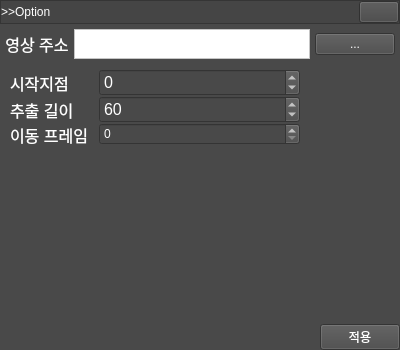
<?xml version="1.0" encoding="UTF-8"?>
<ui version="4.0">
 <class>option_Form</class>
 <widget class="QWidget" name="option_Form">
  <property name="geometry">
   <rect>
    <x>0</x>
    <y>0</y>
    <width>400</width>
    <height>350</height>
   </rect>
  </property>
  <property name="windowTitle">
   <string>Form</string>
  </property>
  <property name="styleSheet">
   <string notr="true">background-color: #494949</string>
  </property>
  <layout class="QGridLayout" name="gridLayout" rowstretch="24,24,268,24" columnstretch="150,50">
   <property name="leftMargin">
    <number>0</number>
   </property>
   <property name="topMargin">
    <number>0</number>
   </property>
   <property name="rightMargin">
    <number>0</number>
   </property>
   <property name="bottomMargin">
    <number>0</number>
   </property>
   <property name="horizontalSpacing">
    <number>0</number>
   </property>
   <property name="verticalSpacing">
    <number>5</number>
   </property>
   <item row="1" column="0" colspan="2">
    <layout class="QHBoxLayout" name="horizontalLayout_3" stretch="70,300,30">
     <property name="spacing">
      <number>5</number>
     </property>
     <property name="leftMargin">
      <number>5</number>
     </property>
     <property name="rightMargin">
      <number>5</number>
     </property>
     <item>
      <widget class="QLabel" name="label">
       <property name="maximumSize">
        <size>
         <width>16777215</width>
         <height>16777215</height>
        </size>
       </property>
       <property name="font">
        <font>
         <pointsize>12</pointsize>
        </font>
       </property>
       <property name="styleSheet">
        <string notr="true">color: #ffffff</string>
       </property>
       <property name="text">
        <string>영상 주소</string>
       </property>
       <property name="alignment">
        <set>Qt::AlignmentFlag::AlignCenter</set>
       </property>
      </widget>
     </item>
     <item>
      <widget class="QTextEdit" name="textEdit">
       <property name="maximumSize">
        <size>
         <width>16777215</width>
         <height>30</height>
        </size>
       </property>
       <property name="styleSheet">
        <string notr="true">background-color: #ffffff</string>
       </property>
      </widget>
     </item>
     <item>
      <widget class="QPushButton" name="pushButton_2">
       <property name="styleSheet">
        <string notr="true">color: #ffffff</string>
       </property>
       <property name="text">
        <string>...</string>
       </property>
      </widget>
     </item>
    </layout>
   </item>
   <item row="3" column="0" colspan="2">
    <layout class="QHBoxLayout" name="horizontalLayout">
     <item>
      <spacer name="horizontalSpacer">
       <property name="orientation">
        <enum>Qt::Orientation::Horizontal</enum>
       </property>
       <property name="sizeHint" stdset="0">
        <size>
         <width>40</width>
         <height>20</height>
        </size>
       </property>
      </spacer>
     </item>
     <item>
      <widget class="QPushButton" name="pushButton">
       <property name="styleSheet">
        <string notr="true">color: #ffffff</string>
       </property>
       <property name="text">
        <string>적용</string>
       </property>
      </widget>
     </item>
    </layout>
   </item>
   <item row="0" column="0" colspan="2">
    <widget class="QFrame" name="framebar">
     <property name="styleSheet">
      <string notr="true">background-color: #454545</string>
     </property>
     <property name="frameShape">
      <enum>QFrame::Shape::StyledPanel</enum>
     </property>
     <property name="frameShadow">
      <enum>QFrame::Shadow::Raised</enum>
     </property>
     <layout class="QHBoxLayout" name="horizontalLayout_2">
      <property name="spacing">
       <number>0</number>
      </property>
      <property name="leftMargin">
       <number>0</number>
      </property>
      <property name="topMargin">
       <number>0</number>
      </property>
      <property name="rightMargin">
       <number>0</number>
      </property>
      <property name="bottomMargin">
       <number>0</number>
      </property>
      <item>
       <widget class="QLabel" name="title">
        <property name="styleSheet">
         <string notr="true">color : #ffffff</string>
        </property>
        <property name="text">
         <string>&gt;&gt;Option</string>
        </property>
       </widget>
      </item>
      <item>
       <spacer name="horizontalSpacer_2">
        <property name="orientation">
         <enum>Qt::Orientation::Horizontal</enum>
        </property>
        <property name="sizeHint" stdset="0">
         <size>
          <width>764</width>
          <height>20</height>
         </size>
        </property>
       </spacer>
      </item>
      <item>
       <widget class="QPushButton" name="closeWindowButton">
        <property name="text">
         <string/>
        </property>
        <property name="icon">
         <iconset theme="QIcon::ThemeIcon::ApplicationExit"/>
        </property>
       </widget>
      </item>
     </layout>
    </widget>
   </item>
   <item row="2" column="1">
    <spacer name="horizontalSpacer_3">
     <property name="orientation">
      <enum>Qt::Orientation::Horizontal</enum>
     </property>
     <property name="sizeHint" stdset="0">
      <size>
       <width>97</width>
       <height>20</height>
      </size>
     </property>
    </spacer>
   </item>
   <item row="2" column="0">
    <layout class="QFormLayout" name="formLayout">
     <property name="horizontalSpacing">
      <number>10</number>
     </property>
     <property name="leftMargin">
      <number>10</number>
     </property>
     <property name="topMargin">
      <number>5</number>
     </property>
     <property name="rightMargin">
      <number>0</number>
     </property>
     <item row="0" column="0">
      <widget class="QLabel" name="label_2">
       <property name="font">
        <font>
         <pointsize>12</pointsize>
        </font>
       </property>
       <property name="styleSheet">
        <string notr="true">color: #ffffff</string>
       </property>
       <property name="text">
        <string>시작지점</string>
       </property>
      </widget>
     </item>
     <item row="0" column="1">
      <widget class="QSpinBox" name="spinBox">
       <property name="font">
        <font>
         <pointsize>12</pointsize>
        </font>
       </property>
       <property name="styleSheet">
        <string notr="true">color: #ffffff</string>
       </property>
       <property name="minimum">
        <number>-180</number>
       </property>
       <property name="maximum">
        <number>180</number>
       </property>
      </widget>
     </item>
     <item row="1" column="0">
      <widget class="QLabel" name="label_3">
       <property name="font">
        <font>
         <pointsize>12</pointsize>
        </font>
       </property>
       <property name="styleSheet">
        <string notr="true">color: #ffffff</string>
       </property>
       <property name="text">
        <string>추출 길이</string>
       </property>
      </widget>
     </item>
     <item row="1" column="1">
      <widget class="QSpinBox" name="spinBox_2">
       <property name="font">
        <font>
         <pointsize>12</pointsize>
        </font>
       </property>
       <property name="styleSheet">
        <string notr="true">color: #ffffff</string>
       </property>
       <property name="minimum">
        <number>1</number>
       </property>
       <property name="maximum">
        <number>180</number>
       </property>
       <property name="value">
        <number>60</number>
       </property>
      </widget>
     </item>
     <item row="2" column="0">
      <widget class="QLabel" name="label_4">
       <property name="font">
        <font>
         <pointsize>12</pointsize>
        </font>
       </property>
       <property name="styleSheet">
        <string notr="true">color: #ffffff</string>
       </property>
       <property name="text">
        <string>이동 프레임</string>
       </property>
      </widget>
     </item>
     <item row="2" column="1">
      <widget class="QSpinBox" name="spinBox_3">
       <property name="styleSheet">
        <string notr="true">color: #ffffff</string>
       </property>
       <property name="maximum">
        <number>60</number>
       </property>
      </widget>
     </item>
    </layout>
   </item>
  </layout>
 </widget>
 <resources/>
 <connections/>
</ui>
